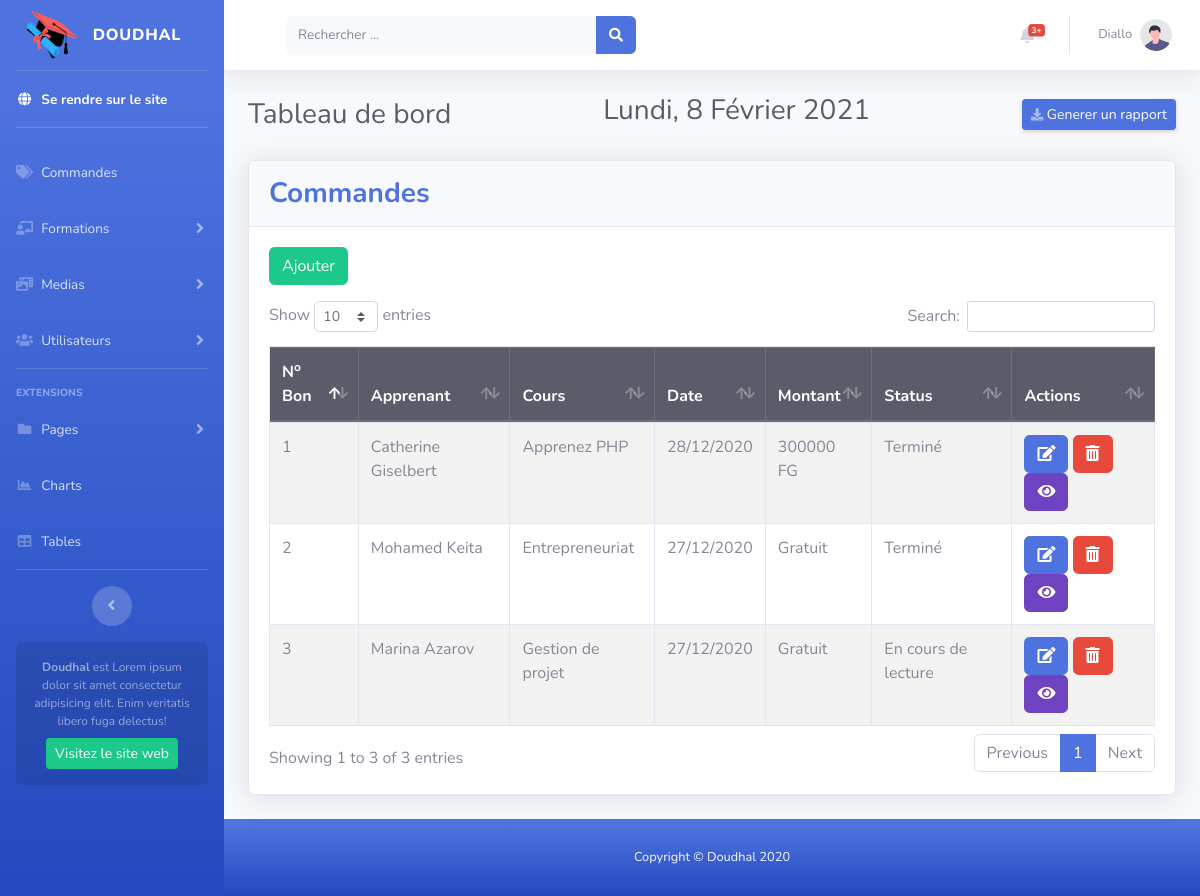
The app's page /admin.php?p=orders.index (signed in) with its own data.
### tables this page shows
CREATE TABLE `orders` (
  `id` int(11) NOT NULL,
  `date` datetime DEFAULT NULL,
  `amount` double DEFAULT NULL,
  `status` varchar(100) DEFAULT NULL,
  `course_id` int(11) DEFAULT NULL,
  `user_id` int(11) DEFAULT NULL
);

CREATE TABLE `courses` (
  `id` int(11) NOT NULL,
  `title` varchar(255) DEFAULT NULL,
  `description` text NOT NULL,
  `price` double DEFAULT NULL,
  `creation_date` date DEFAULT NULL,
  `duration` time DEFAULT NULL,
  `picture` varchar(255) NOT NULL,
  `category_id` int(11) DEFAULT NULL,
  `user_id` int(11) DEFAULT NULL
);

### app/Autoloader.php (called while the page is built, shortened)
<?php
class Autoloader {
    static function autoload($class){
        if(strpos($class, __NAMESPACE__.'\\') === 0){
            $class = str_replace(__NAMESPACE__.'\\', '', $class);
            $class = str_replace('\\', '/', $class);
        }
    }
}
?>

### app/App.php (called while the page is built, shortened)
<?php
class App{
    private static $database;
    public static function getDatabase(){
        if(self::$database === null){
            self::$database = new Database(self::DB_NAME, self::DB_USER, self::DB_PASSWORD, self::DB_HOST);
        }
        return self::$database;
    }
}

### app/Database.php (called while the page is built, shortened)
<?php
class Database{
    private $db_host;
    private $db_name;
    private $db_user;
    private $db_password;
    private $pdo;
    public function __construct($db_name, $db_user='admin', $db_password='admin',  $db_host='localhost'){
        $this->db_host = $db_host;
        $this->db_name = $db_name;
        $this->db_user = $db_user;
        $this->db_password = $db_password;
    }
    private function getPDO(){
        if($this->pdo === null){
            $pdo = new PDO("mysql:hostname={$this->db_host};dbname={$this->db_name}", $this->db_user, $this->db_password);
            $pdo->setAttribute(PDO::ATTR_ERRMODE, PDO::ERRMODE_EXCEPTION);
            $this->pdo = $pdo;
        }
        return $this->pdo;
    }
    public function query($statement, $class_name=null, $one='false'){
        $requete = $this->getPDO()->query($statement);
        if($class_name === null){
            $requete->setFetchMode(PDO::FETCH_OBJ);
        }else {
            $requete->setFetchMode(PDO::FETCH_CLASS, $class_name);
        }
        if($one){
            $data = $requete->fetch();
        }else{
            $data = $requete->fetchAll();
        }
        return $data;
    }
}

### app/Table/Table.php (called while the page is built, shortened)
<?php
class Table {
    public static function query($statement, $attributes=null, $one=false){
        if($attributes){
            return App::getDatabase()->prepare($statement, $attributes, get_called_class(), $one);
        }else{
            return App::getDatabase()->query($statement, get_called_class(), $one);
        }
    }
}

### app/Table/Order.php (called while the page is built, shortened)
<?php
class Order extends Table{
    public static function getAll(){
        return self::query(
            "SELECT ord.id as id, DATE_FORMAT(ord.date, \"%d/%m/%Y\") as date, ord.amount as amount,
            ord.status as status, crs.title as course ,
            concat(u.first_name, ' ', u.last_name) as student
            FROM orders ord
            LEFT JOIN courses crs
            ON ord.course_id = crs.id
            LEFT JOIN users u
            ON ord.user_id = u.id
            ORDER BY ord.date DESC"
            );
    }
}

### pages/admin/orders/index.php (the view, shortened to what this page needs)
<?php
$orders = Order::getAll();
?>
<div class="card shadow mb-4">
    <div class="card-header py-3">
        <h3 class="m-0 font-weight-bold text-primary">Commandes</h3>
    </div>
    <div class="card-body">
        <div class="table-responsive">
            <p><a href="?p=orders.add" class="btn btn-success">Ajouter</a></p>
            <table class="table table-bordered table-striped" id="dataTable">
                <thead class="thead-dark">
                    <th>N<sup>o</sup> Bon</th>
                    <th>Apprenant</th>
                    <th>Cours</th>
                    <th>Date</th>
                    <th>Montant</th>
                    <th>Status</th>
                    <th>Actions</th>
                </thead>
                <tbody>
                    <?php foreach($orders as $order):
                    ?>
                    <tr>
                        <td><?= $order->id ?></td>
                        <td><?= $order->student ?></td>
                        <td><?= $order->course ?></td>
                        <td><?= $order->date ?></td>
                        <td><?= ($order->amount==0)?"Gratuit":$order->amount." FG"; ?></td>
                        <td><?= $order->status ?></td>
                        <td >
                            <a href="?p=orders.edit&id=<?= $order->id ?>" class="btn btn-primary"><span class="fa fa-edit"></span></a>
                            <form action="?p=orders.delete" method="POST" class="d-inline">
                                <button type="submit" class="btn btn-danger"><span class="fa fa-trash-alt"></span></button>
                            </form>
                            <a href="?p=orders.show&id=<?= $order->id ?>" class="btn btn-purple"><span class="fa fa-eye"></span></a>
                        </td>
                    </tr>
                    <?php endforeach; ?>
                </tbody>
            </table>
        </div>
    </div>
</div>

### records on screen
orders: id "1", student "Catherine Giselbert", course.title "Apprenez PHP", date "28/12/2020", amount "300000", status "Terminé"
orders: id "2", student "Mohamed Keita", course.title "Entrepreneuriat", date "27/12/2020", amount "Gratuit", status "Terminé"
orders: id "3", student "Marina Azarov", course.title "Gestion de projet", date "27/12/2020", amount "Gratuit", status "En cours de lecture"

### other values on screen
$_SESSION['user_name'] "Diallo"
